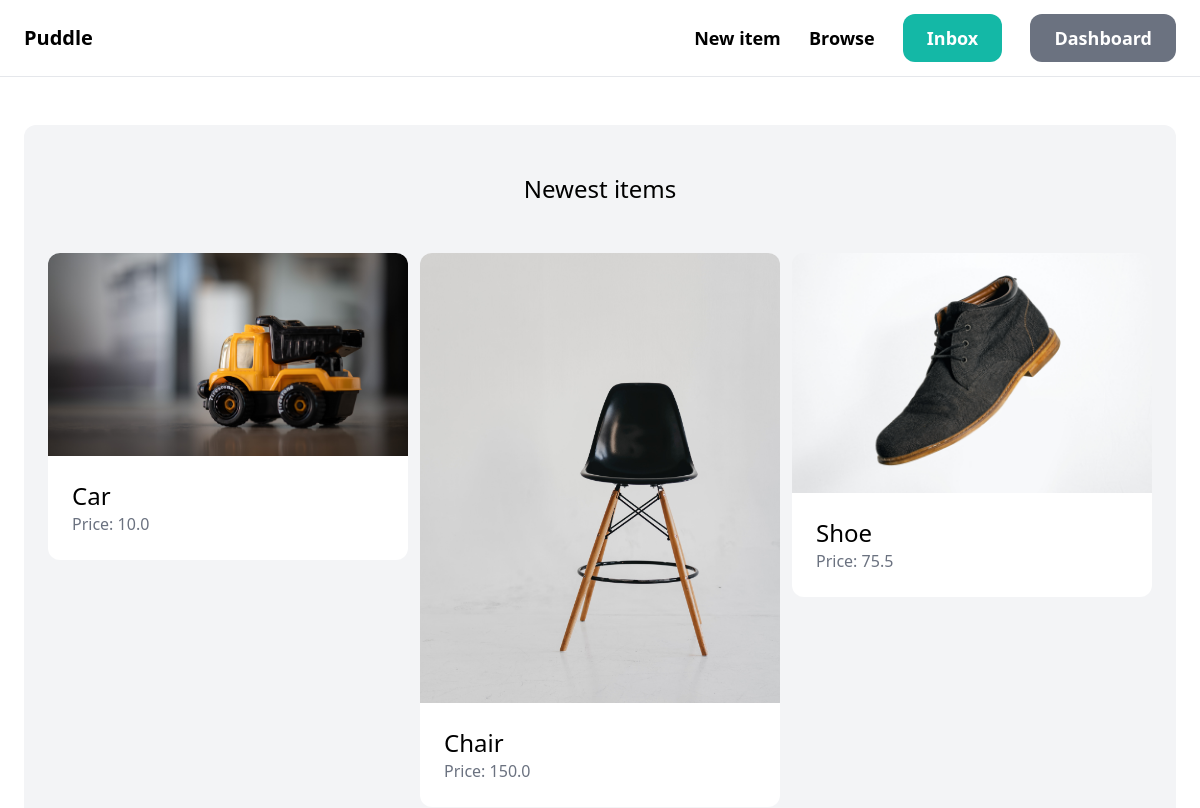
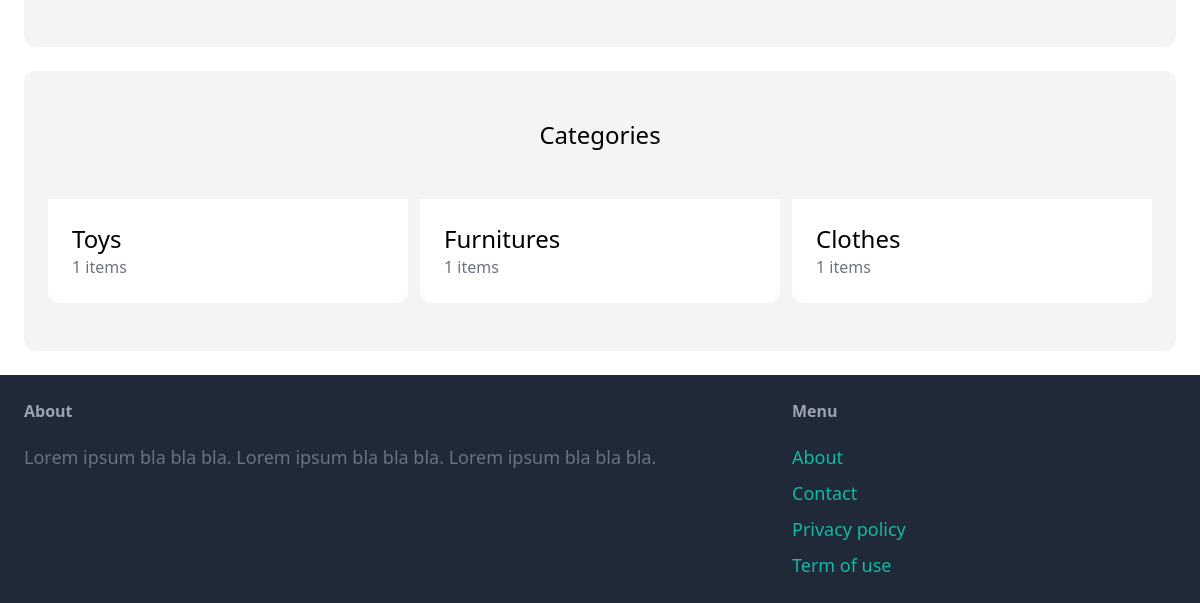
Before: / with the older database file (2 pictures, top to bottom).
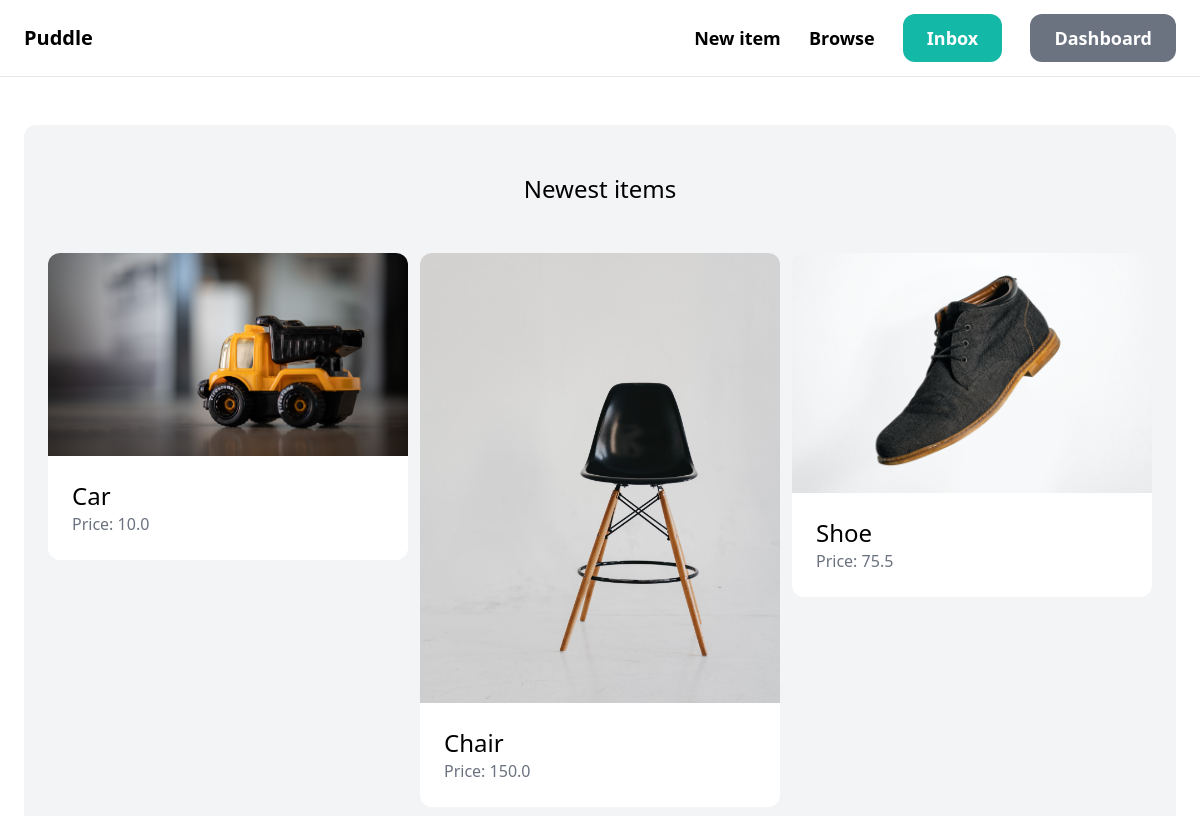
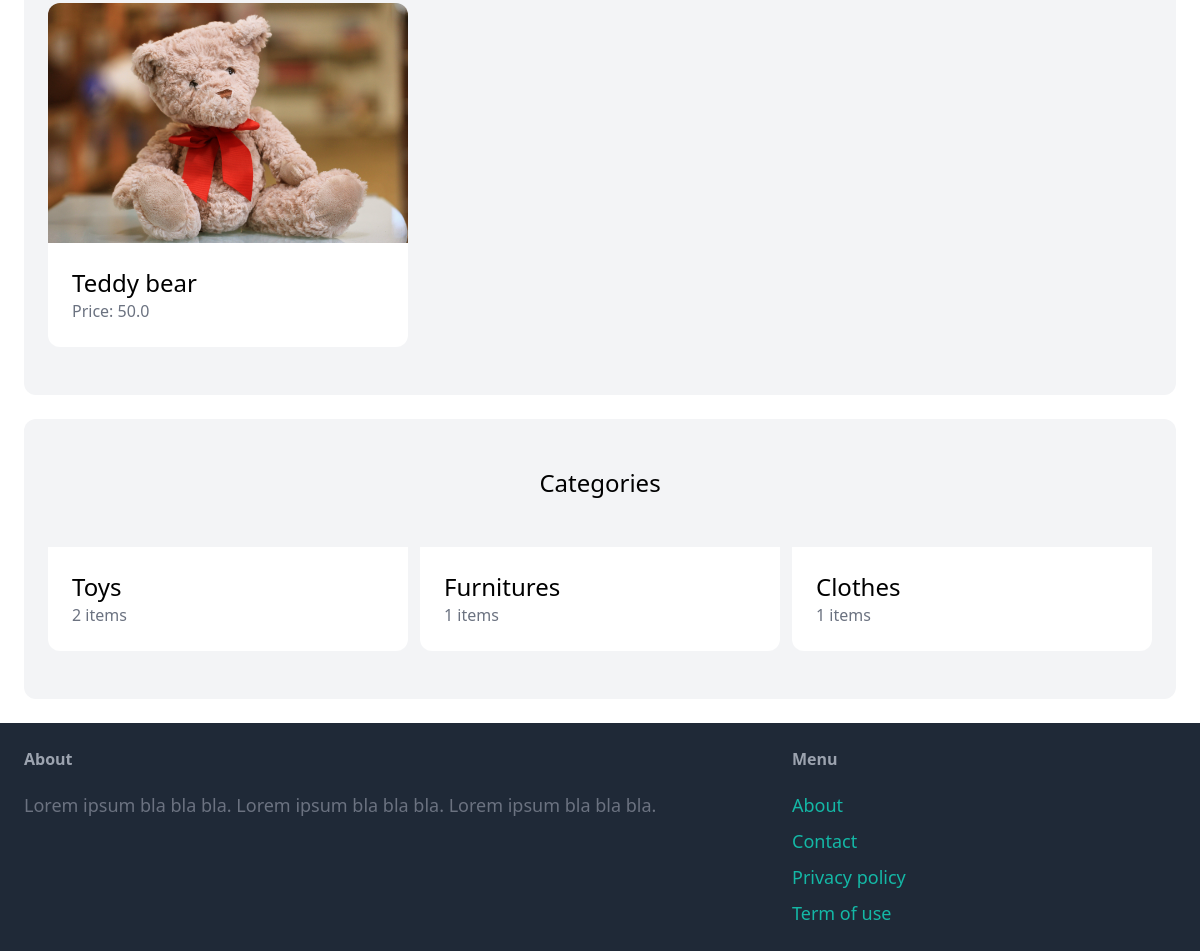
After: the same page with the newer database file (2 pictures, top to bottom).
### item/models.py (models this page shows, shortened)
class Item(models.Model):
    name = models.CharField(max_length=255)
    description = models.TextField(blank=True, null=True)
    price = models.FloatField()
    is_sold = models.BooleanField(default=False)
    created_at = models.DateTimeField(auto_now_add=True)
    created_by = models.ForeignKey(User, related_name="items", on_delete=models.CASCADE)
    category = models.ForeignKey(Category, related_name="items",on_delete=models.CASCADE)
    image = models.ImageField(upload_to="item_images", blank=True, null=True)

class Category(models.Model):
    name = models.CharField(max_length=255)
    class Meta:
        verbose_name_plural = "Categories"

### core/views.py (the view)
# urls.py: path('', index, name="index"),
def index(request):
    items = Item.objects.filter(is_sold=False)[0:6]
    categories = Category.objects.all()
    return render(request, 'core/index.html', {
        'categories': categories,
        'items': items,
    })

### core/templates/core/index.html (shortened to what this page needs)
{% extends 'core/base.html' %}
{% block content %}
    <div class="mt-6 px-6 py-12 bg-gray-100 rounded-xl">
        <h2 class="mb-12 text-2xl text-center">Newest items</h2>
        <div class="grid grid-cols-3 gap-3">
            {% for item in items %}
                <div>
                    <a href="{% url 'item:detail' item.id %}">
                        <div>
                            <img src="{{ item.image.url }}" class="rounded-t-xl">
                        </div>
                        <div class="p-6 bg-white rounded-b-xl">
                            <h2 class="text-2xl">{{ item.name }}</h2>
                            <p class="text-gray-500">Price: {{ item.price }}</p>
                        </div>
                    </a>
                </div>
            {% endfor %}
        </div>
    </div>
    <div class="mt-6 px-6 py-12 bg-gray-100 rounded-xl">
        <h2 class="mb-12 text-2xl text-center">Categories</h2>
        <div class="grid grid-cols-3 gap-3">
            {% for category in categories %}
                <div>
                    <a href="#">
                        <div class="p-6 bg-white rounded-b-xl">
                            <h2 class="text-2xl">{{ category.name }}</h2>
                            <p class="text-gray-500">{{ category.items.count }} items</p>
                        </div>
                    </a>
                </div>
            {% endfor %}
        </div>
    </div>
{% endblock %}

### core/templates/core/base.html (shortened to what this page needs)
<!doctype html>
<html>
    <head>
        <script src="https://cdn.tailwindcss.com"></script>
    </head>
    <body>
        <nav class="py-6 px-6 flex justify-between items-center border-b border-gray-200">
            <a href="/" class="text-xl font-semibold">Puddle</a>
            <div class="space-x-6">
                <a href="#" class="text-lg font-semibold hover:text-gray-500">New item</a>
                <a href="#" class="text-lg font-semibold hover:text-gray-500">Browse</a>
                <a href="#" class="px-6 py-3 text-lg font-semibold bg-teal-500 text-white rounded-xl hover:bg-teal-700">Inbox</a>
                <a href="#" class="px-6 py-3 text-lg font-semibold bg-gray-500 text-white rounded-xl hover:bg-gray-700">Dashboard</a>
            </div>
        </nav>
        <div class="px-6 py-6">
            {% block content %}
            {% endblock %}
        </div>
        <footer class="py-6 px-6 flex justify-between bg-gray-800">
            <div class="w-2/3 pr-10">
                <h3 class="mb-5 font-semibold text-gray-400">About</h3>
                <p class="text-lg text-gray-500">Lorem ipsum bla bla bla. Lorem ipsum bla bla bla. Lorem ipsum bla bla bla.</p>
            </div>
            <div class="w-1/3">
                <h3 class="mb-5 font-semibold text-gray-400">Menu</h3>
                <ul class="space-y-2">
                    <li><a href="#" class="text-lg text-teal-500 hover:text-teal-700">About</a></li>
                    <li><a href="#" class="text-lg text-teal-500 hover:text-teal-700">Contact</a></li>
                    <li><a href="#" class="text-lg text-teal-500 hover:text-teal-700">Privacy policy</a></li>
                    <li><a href="#" class="text-lg text-teal-500 hover:text-teal-700">Term of use</a></li>
                </ul>
            </div>
        </footer>
    </body>
</html>

Changed rows visible on the page:
added Item: image (picture), name "Teddy bear", price "50.0"
computed for Category "Toys": items.count "1" → "2"
